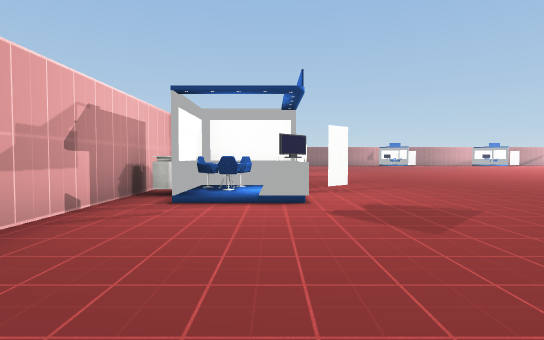
View 1 (above)

24 first-person views from a walk through a scene from a Unity 3-D project. The camera is 1.2 m above the floor, tilts 2° down and sees 80° across. The floor is counted in squares, 2 m on a side. Each view is taken from the middle of a square. On the plan, view 1 faces up. The plan holds only what a view shows up to about 10 squares ahead; the rest is blank. The place goes on beyond the plan. Some surface patterns are stand-ins.

View 2
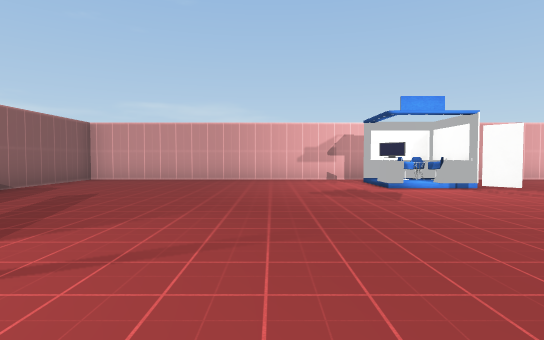

View 3
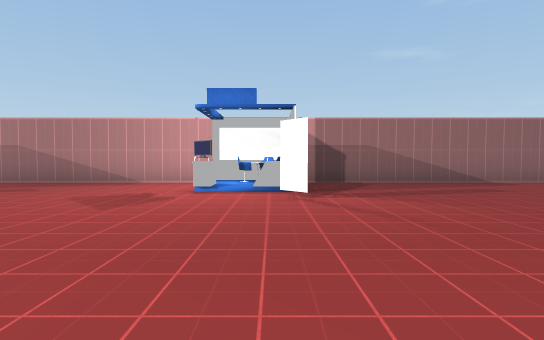

View 4
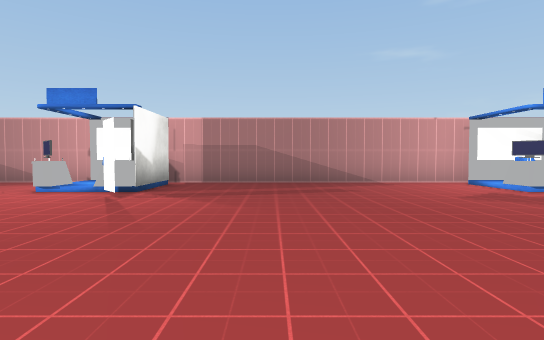

View 5
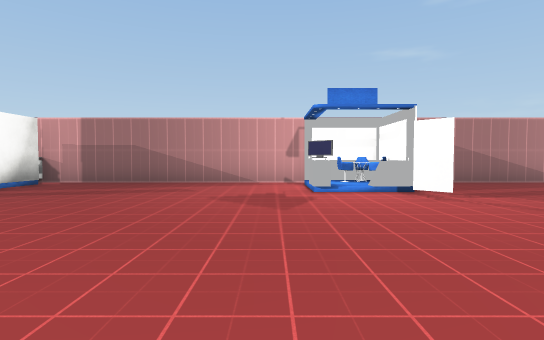

View 6
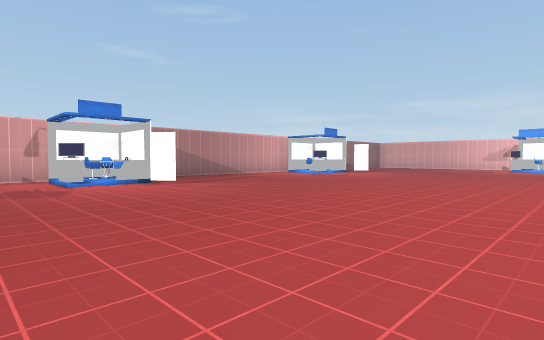

View 7
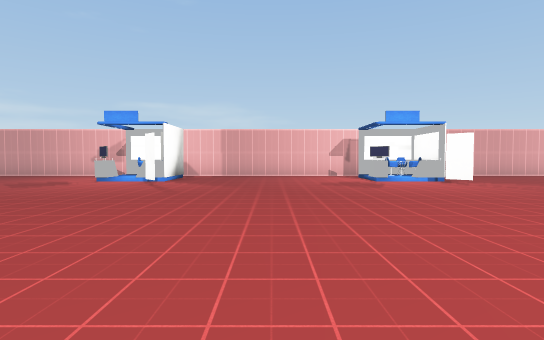

View 8
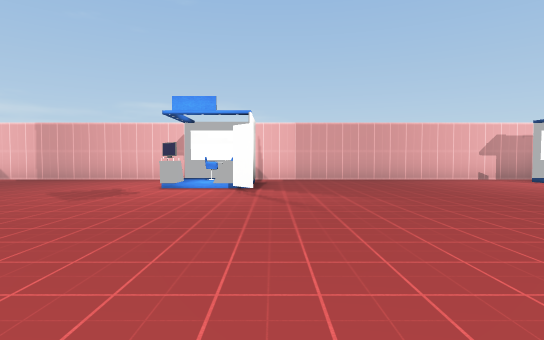

View 9
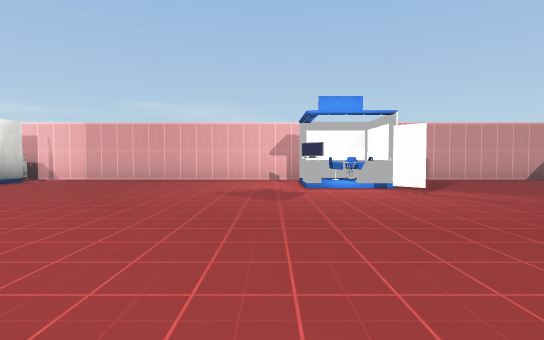

View 10
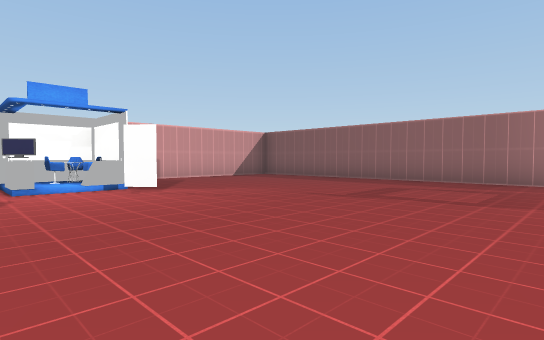

View 11
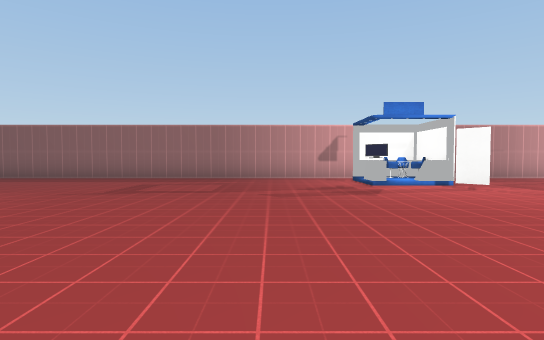

View 12
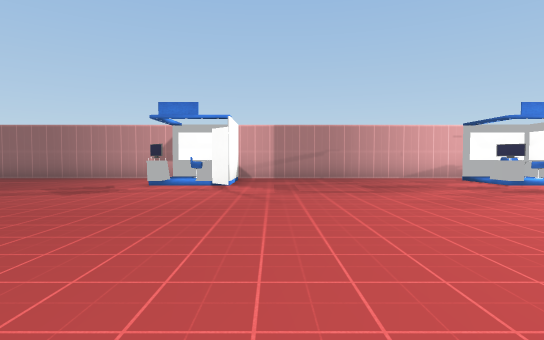

View 13
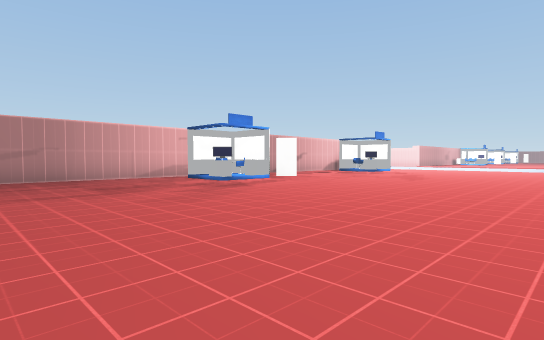

View 14
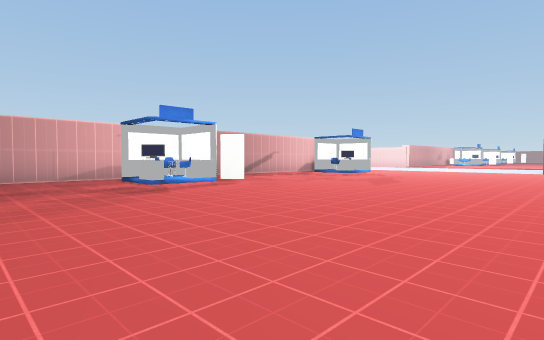

View 15
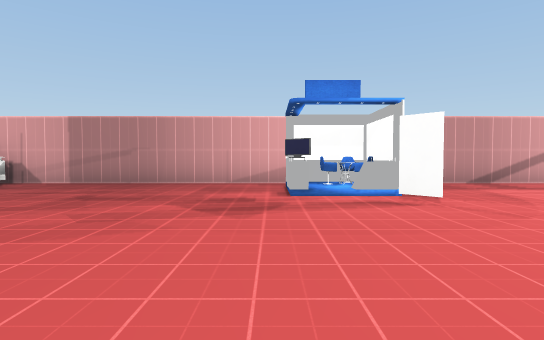

View 16
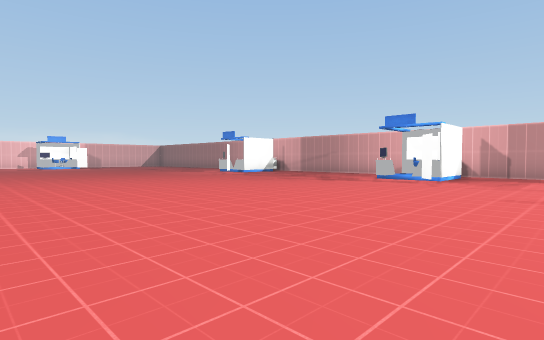

View 17
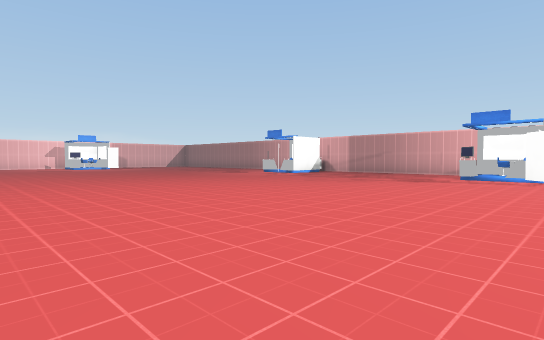

View 18
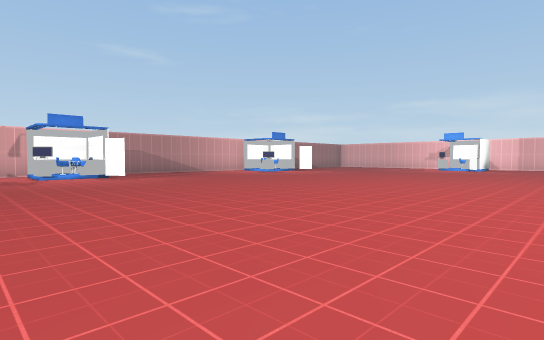

View 19
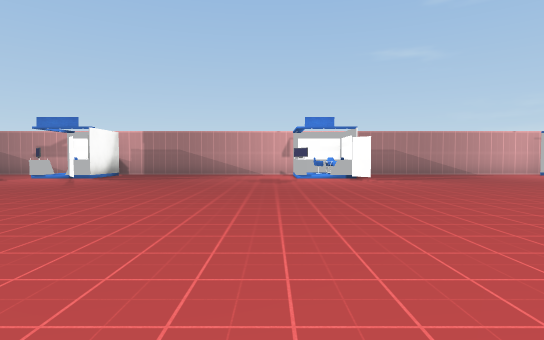

View 20
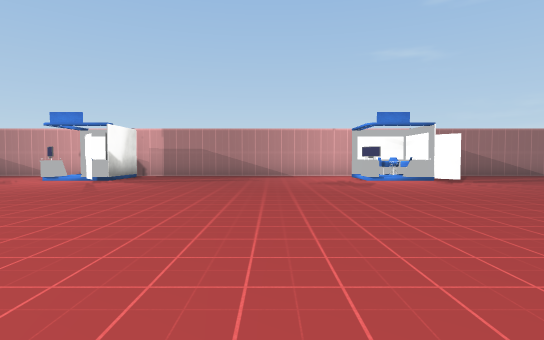

View 21
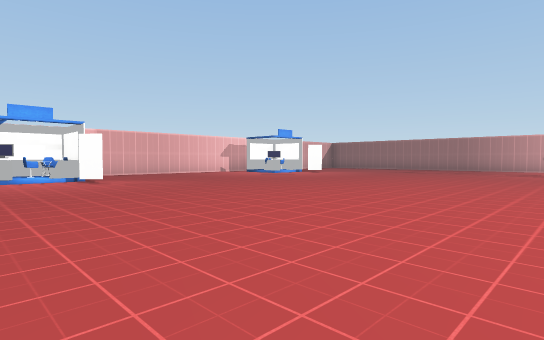

View 22
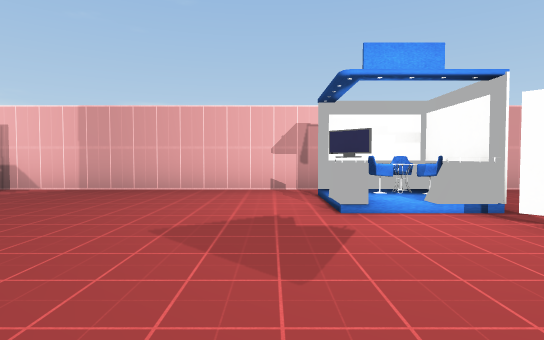

View 23
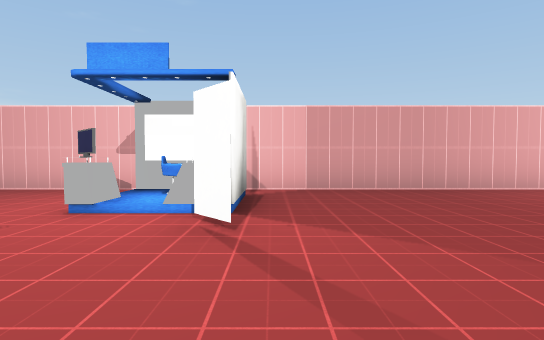

View 24
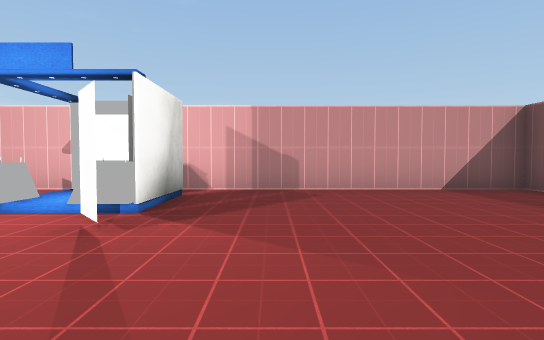

### Floor plan
Points are (right, up) in squares from view 1. A wall is a line through its corners. A room is listed if a view was taken in it or the views show most of it. See-through windows are left out.
Room 1 (views 1, 2, 3, 4, 5, 6, 7, 8, 9, 10, 11, 12, 13, 14, 15, 16, 17, 18, 19, 20, 21, 22, 23, 24)
walls: (-1.3, 12.6) (-1.3, 11.8); (11.2, 25.2) (10.8, 25.7); (14.3, 0.3) (14.8, -0.3); (5.4, 0.3) (5.9, -0.3); (-1.5, 5.3) (-2, 5.3); (10.5, 28) (9.2, 28); (19.3, 25.2) (18.8, 25.7); (5.6, -2.6) (7.5, -2.6); (14.4, -2.6) (16.2, -2.6); (7, -3.2) (14.6, -3.2); (18.6, 28) (17.2, 28); (16.1, -3.2) (22.5, -3.2); (17.9, 28.9) (-2.3, 28.9) (-2.3, -3.2) (5.1, -3.2); (22.5, 28.9) (19.7, 28.9)
ways out: gap at (-2, 6)
objects: box (-1, 5); box (-1, 6); box (-1, 13); box (-1, 21); other object (-1, 22); table (0, 4); table (0, 6); table (0, 12); table (0, 13); table (0, 21); table (0, 22); other object (6, -2); table (6, -1); other object (7, -2); table (7, -1); table (9, 26); other object (10, 27); table (11, 26); other object (11, 27); other object (11, 28); other object (15, -2); table (15, -1); table (16, -1); table (17, 26); box (18, 27); table (19, 26); other object (19, 27); other object (19, 28)

Positions as (right, up) in squares from view 1, and headings:
1: (0, 0), facing up
2: (7, 2), facing left
3: (6, 5), facing down
4: (12, 5), facing down
5: (17, 5), facing down
6: (18, 7), facing down-left
7: (9, 9), facing left
8: (7, 14), facing left
9: (7, 20), facing left
10: (7, 20), facing up-left
11: (7, 19), facing up
12: (12, 19), facing up
13: (12, 19), facing up-right
14: (14, 19), facing up-right
15: (17, 21), facing up
16: (22, 17), facing up-left
17: (20, 16), facing up-left
18: (18, 10), facing down-left
19: (17, 9), facing down
20: (10, 8), facing down
21: (10, 11), facing up-left
22: (4, 11), facing left
23: (4, 14), facing left
24: (4, 24), facing left
